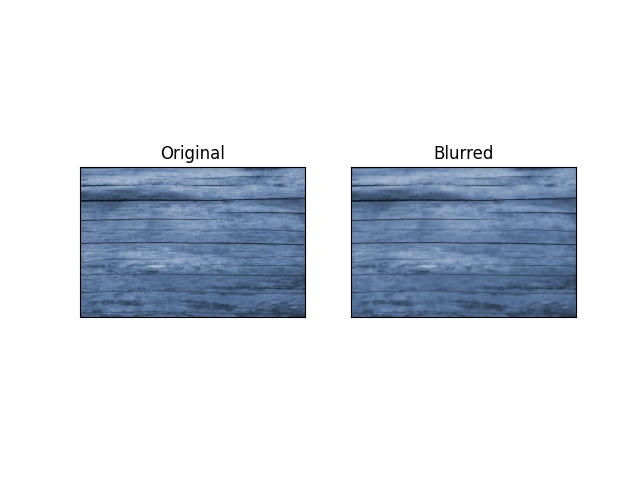

Generate this figure with Python:
import cv2
import numpy as np
from matplotlib import pyplot as plt

img=cv2.imread('Bilateral-Filtering-Image.jpg')

blur = cv2.bilateralFilter(img,9,75,75)

plt.subplot(121),plt.imshow(img),plt.title('Original')
plt.xticks([]), plt.yticks([])
plt.subplot(122),plt.imshow(blur),plt.title('Blurred')
plt.xticks([]), plt.yticks([])
plt.show()
